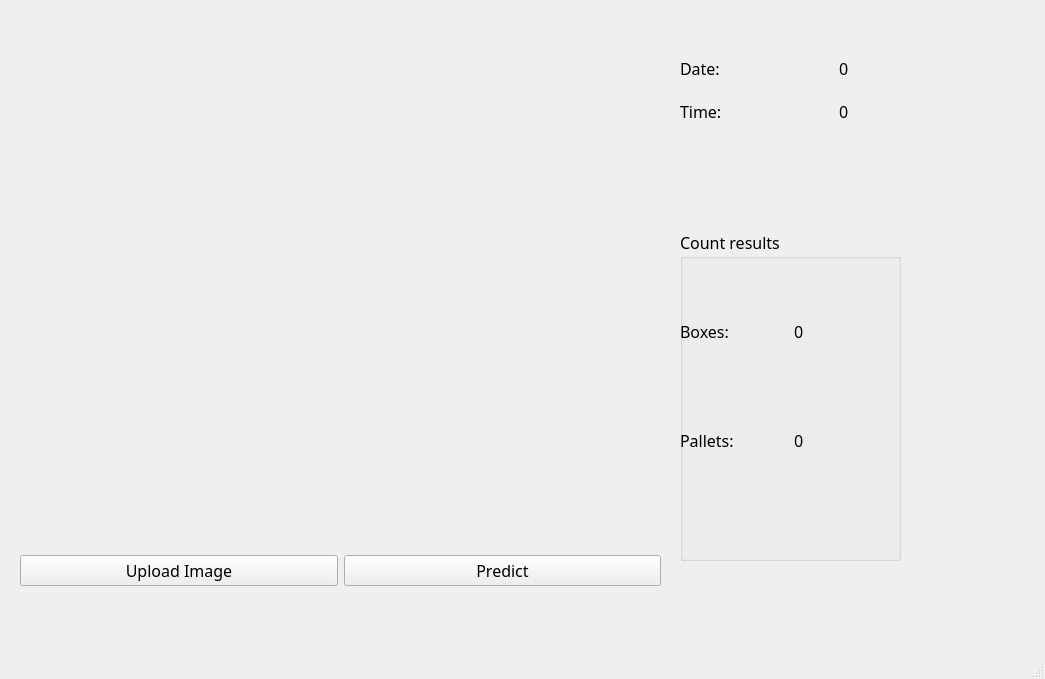
<?xml version="1.0" encoding="UTF-8"?>
<ui version="4.0">
 <class>MainWindow</class>
 <widget class="QMainWindow" name="MainWindow">
  <property name="geometry">
   <rect>
    <x>0</x>
    <y>0</y>
    <width>1045</width>
    <height>679</height>
   </rect>
  </property>
  <property name="windowTitle">
   <string>Pallet Analysis</string>
  </property>
  <widget class="QWidget" name="centralwidget">
   <widget class="QLabel" name="imglabel">
    <property name="geometry">
     <rect>
      <x>20</x>
      <y>10</y>
      <width>640</width>
      <height>480</height>
     </rect>
    </property>
    <property name="minimumSize">
     <size>
      <width>640</width>
      <height>480</height>
     </size>
    </property>
    <property name="maximumSize">
     <size>
      <width>640</width>
      <height>480</height>
     </size>
    </property>
    <property name="text">
     <string/>
    </property>
   </widget>
   <widget class="QWidget" name="horizontalLayoutWidget">
    <property name="geometry">
     <rect>
      <x>20</x>
      <y>520</y>
      <width>641</width>
      <height>101</height>
     </rect>
    </property>
    <layout class="QHBoxLayout" name="horizontalLayout">
     <item>
      <widget class="QPushButton" name="UploadImage">
       <property name="font">
        <font>
         <family>8514oem</family>
         <pointsize>12</pointsize>
        </font>
       </property>
       <property name="text">
        <string>Upload Image</string>
       </property>
      </widget>
     </item>
     <item>
      <widget class="QPushButton" name="Predict">
       <property name="font">
        <font>
         <family>8514oem</family>
         <pointsize>12</pointsize>
        </font>
       </property>
       <property name="text">
        <string>Predict</string>
       </property>
      </widget>
     </item>
    </layout>
   </widget>
   <widget class="QGroupBox" name="groupBox">
    <property name="geometry">
     <rect>
      <x>680</x>
      <y>230</y>
      <width>221</width>
      <height>331</height>
     </rect>
    </property>
    <property name="font">
     <font>
      <family>8514oem</family>
      <pointsize>12</pointsize>
     </font>
    </property>
    <property name="title">
     <string>Count results</string>
    </property>
    <widget class="QWidget" name="gridLayoutWidget">
     <property name="geometry">
      <rect>
       <x>0</x>
       <y>50</y>
       <width>221</width>
       <height>211</height>
      </rect>
     </property>
     <layout class="QGridLayout" name="gridLayout_2">
      <item row="0" column="0">
       <layout class="QHBoxLayout" name="horizontalLayout_4">
        <item>
         <widget class="QLabel" name="Boxes">
          <property name="font">
           <font>
            <family>8514oem</family>
            <pointsize>12</pointsize>
           </font>
          </property>
          <property name="text">
           <string>Boxes:</string>
          </property>
         </widget>
        </item>
        <item>
         <widget class="QLabel" name="Boxes_label">
          <property name="font">
           <font>
            <family>8514oem</family>
            <pointsize>12</pointsize>
           </font>
          </property>
          <property name="text">
           <string>0</string>
          </property>
         </widget>
        </item>
       </layout>
      </item>
      <item row="1" column="0">
       <layout class="QHBoxLayout" name="horizontalLayout_2">
        <item>
         <widget class="QLabel" name="Pallets">
          <property name="font">
           <font>
            <family>8514oem</family>
            <pointsize>12</pointsize>
           </font>
          </property>
          <property name="text">
           <string>Pallets:</string>
          </property>
         </widget>
        </item>
        <item>
         <widget class="QLabel" name="Pallets_label">
          <property name="font">
           <font>
            <family>8514oem</family>
            <pointsize>12</pointsize>
           </font>
          </property>
          <property name="text">
           <string>0</string>
          </property>
         </widget>
        </item>
       </layout>
      </item>
     </layout>
    </widget>
   </widget>
   <widget class="QWidget" name="gridLayoutWidget_2">
    <property name="geometry">
     <rect>
      <x>680</x>
      <y>50</y>
      <width>311</width>
      <height>80</height>
     </rect>
    </property>
    <layout class="QGridLayout" name="gridLayout">
     <item row="1" column="0">
      <layout class="QHBoxLayout" name="horizontalLayout_5">
       <item>
        <widget class="QLabel" name="Time">
         <property name="font">
          <font>
           <family>8514oem</family>
           <pointsize>12</pointsize>
          </font>
         </property>
         <property name="text">
          <string>Time:</string>
         </property>
        </widget>
       </item>
       <item>
        <widget class="QLabel" name="Time_label">
         <property name="font">
          <font>
           <family>8514oem</family>
           <pointsize>12</pointsize>
          </font>
         </property>
         <property name="text">
          <string>0</string>
         </property>
        </widget>
       </item>
      </layout>
     </item>
     <item row="0" column="0">
      <layout class="QHBoxLayout" name="horizontalLayout_3">
       <item>
        <widget class="QLabel" name="Date">
         <property name="font">
          <font>
           <family>8514oem</family>
           <pointsize>12</pointsize>
          </font>
         </property>
         <property name="text">
          <string>Date:</string>
         </property>
        </widget>
       </item>
       <item>
        <widget class="QLabel" name="Date_label">
         <property name="font">
          <font>
           <family>8514oem</family>
           <pointsize>12</pointsize>
          </font>
         </property>
         <property name="text">
          <string>0</string>
         </property>
        </widget>
       </item>
      </layout>
     </item>
    </layout>
   </widget>
  </widget>
  <widget class="QMenuBar" name="menubar">
   <property name="geometry">
    <rect>
     <x>0</x>
     <y>0</y>
     <width>1045</width>
     <height>26</height>
    </rect>
   </property>
  </widget>
  <widget class="QStatusBar" name="statusbar"/>
 </widget>
 <resources/>
 <connections/>
</ui>
